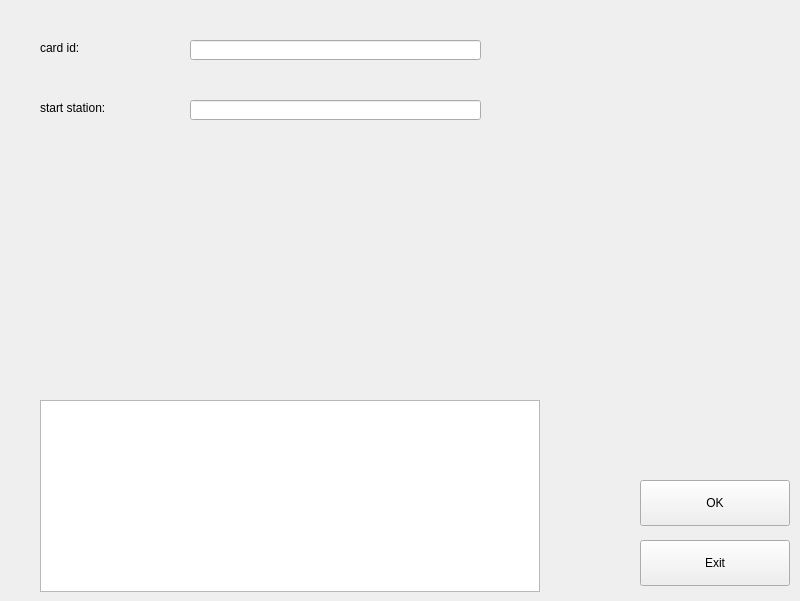
<?xml version="1.0" encoding="UTF-8"?>
<ui version="4.0">
 <class>modify_L</class>
 <widget class="QWidget" name="modify_L">
  <property name="geometry">
   <rect>
    <x>0</x>
    <y>0</y>
    <width>800</width>
    <height>601</height>
   </rect>
  </property>
  <property name="windowTitle">
   <string>Form</string>
  </property>
  <widget class="QLabel" name="card_id">
   <property name="geometry">
    <rect>
     <x>40</x>
     <y>40</y>
     <width>111</width>
     <height>16</height>
    </rect>
   </property>
   <property name="text">
    <string>card id:</string>
   </property>
  </widget>
  <widget class="QPushButton" name="OK">
   <property name="geometry">
    <rect>
     <x>640</x>
     <y>480</y>
     <width>150</width>
     <height>46</height>
    </rect>
   </property>
   <property name="text">
    <string>OK</string>
   </property>
  </widget>
  <widget class="QPushButton" name="Exit">
   <property name="geometry">
    <rect>
     <x>640</x>
     <y>540</y>
     <width>150</width>
     <height>46</height>
    </rect>
   </property>
   <property name="text">
    <string>Exit</string>
   </property>
  </widget>
  <widget class="QTextBrowser" name="textBrowser">
   <property name="geometry">
    <rect>
     <x>40</x>
     <y>400</y>
     <width>500</width>
     <height>192</height>
    </rect>
   </property>
  </widget>
  <widget class="QLineEdit" name="id_input">
   <property name="geometry">
    <rect>
     <x>190</x>
     <y>40</y>
     <width>291</width>
     <height>20</height>
    </rect>
   </property>
  </widget>
  <widget class="QLineEdit" name="station_input">
   <property name="geometry">
    <rect>
     <x>190</x>
     <y>100</y>
     <width>291</width>
     <height>20</height>
    </rect>
   </property>
   <property name="text">
    <string/>
   </property>
  </widget>
  <widget class="QLabel" name="start_station">
   <property name="geometry">
    <rect>
     <x>40</x>
     <y>100</y>
     <width>111</width>
     <height>16</height>
    </rect>
   </property>
   <property name="text">
    <string>start station:</string>
   </property>
  </widget>
 </widget>
 <resources/>
 <connections/>
</ui>
